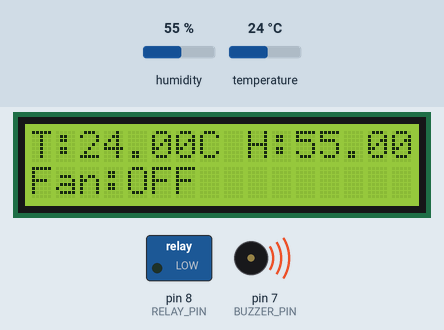
This sketch was run on a simulated Arduino Uno, built with avr-gcc and run on an emulated ATmega328P. On the bench: 16×2 character LCD, switched loads named in the sketch (green lamp = pin HIGH), buzzer (waves = sounding, pin HIGH). The inputs (shaded band) are chosen by the test bench; at power-on: humidity 55 %, temperature 24 °C. What the sketch prints to the serial monitor is not drawn.

Above: at 3.2 s.
3.3 s: humidity set to 84 %
At 4.7 s:
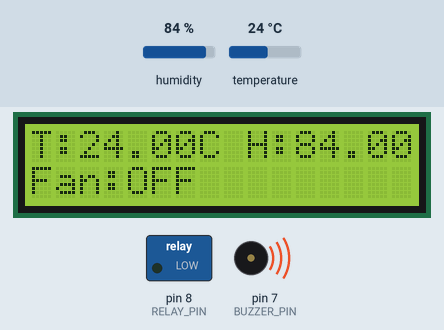
6.0 s: humidity set to 87 %
At 7.5 s:
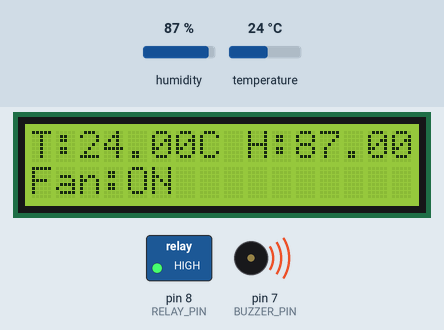
8.7 s: temperature set to 12 °C
At 10.6 s:
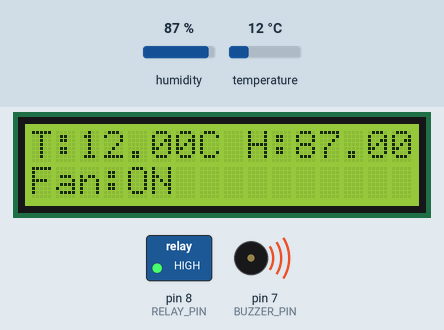
11.7 s: temperature set to 19 °C
At 13.4 s:
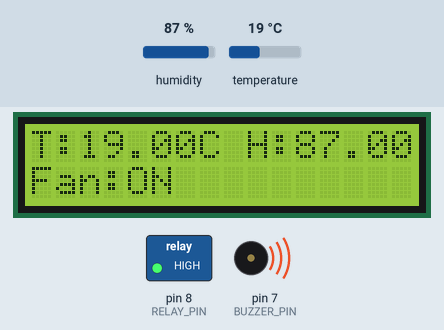
Timing chart, 0 to 14.9 s (numbered marks = the images above; inputs shaded):
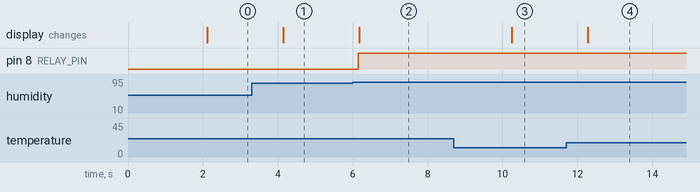

Measured:
- the behaviour switches between 85 and 86 % on humidity (found by bisection; images 1 and 2)
- after the input at 3.3 s, the display: changes after 0.85 s (image 1)
- after the input at 6.0 s, pin 8 (RELAY_PIN): LOW → HIGH after 0.15 s; the display: changes after 0.18 s (image 2)
- after the input at 8.7 s, the display: changes after 1.5 s (image 3)
- after the input at 11.7 s, the display: changes after 0.58 s (image 4)

The sketch:

ver1.ino
```cpp
#include <Wire.h>
#include <LiquidCrystal_I2C.h>
#include <DHT.h>

#define DHTPIN 2
#define DHTTYPE DHT22

#define RELAY_PIN 8
#define BUZZER_PIN 7

#define TEMP_LIMIT 28
#define HUMI_LIMIT 85

#define TEMP_ALARM 32
#define HUMI_ALARM 95

DHT dht(DHTPIN, DHTTYPE);
LiquidCrystal_I2C lcd(0x27,16,2); // địa chỉ lcd

unsigned long alarm_time_start = 0;
unsigned long buzzer_time_start = 0;

bool vuotnguong = false;
bool alarmOn = false;
bool buzzerOn = false;
bool fanOn = false;

float temp;
float humi;

bool errorSensor = false;
int errorSensorCount = 0;

void setup() {
  Serial.begin(9600);

  lcd.init();
  lcd.backlight();
  // CỘT TRƯỚC HÀNG SAU
  lcd.setCursor(0,0);
  lcd.print("SYSTEM START");

  pinMode(RELAY_PIN, OUTPUT);
  pinMode(BUZZER_PIN, OUTPUT);

  digitalWrite(RELAY_PIN, LOW);
  digitalWrite(BUZZER_PIN, HIGH);

  dht.begin();// ở trên định nghĩa DHT rồi, h begin lib sẽ tự gắn pinmode

  delay(2000);
  lcd.clear();
}

void readSensor() {
  // tạo biến mới, khi lỗi biến cũ không đổi, tránh lỗi giả
  float newTemp = dht.readTemperature();
  float newHumi = dht.readHumidity();
  // sẽ có lúc sensor đọc lỗi
  if (isnan(newTemp) || isnan(newHumi)) {
    if(errorSensorCount < 100) { // giới hạn lỡ đếm quá sẽ tràn
      errorSensorCount++;
    }

    if(errorSensorCount >= 5){
      errorSensor = true;
    }

    lcd.clear();
    lcd.setCursor(0,0);
    lcd.print("SENSOR ERROR");
    Serial.println("Sensor Error");
    return;
  }
  temp = newTemp;
  humi = newHumi;

  errorSensorCount = 0;
  errorSensor = false;
}

void controlFan() {
  if(errorSensor){
    fanOn = true;
    digitalWrite(RELAY_PIN, HIGH);
    return;
  }

  if(temp > TEMP_LIMIT || humi > HUMI_LIMIT) {
    fanOn = true;
  } else {
    fanOn = false;
  }

  if (fanOn) {
    digitalWrite(RELAY_PIN, HIGH);
  } else {
    digitalWrite(RELAY_PIN, LOW);
  }
}

void controlBuzzer() {
  //sensor lỗi thì kêu liên tục
  if(errorSensor){
    digitalWrite(BUZZER_PIN, LOW);
    return;
  }

  if (temp > TEMP_ALARM || humi > HUMI_ALARM) {
    if (!vuotnguong) {
      vuotnguong = true;
      alarm_time_start = millis();
      buzzer_time_start = millis();
    }

    if (millis() - alarm_time_start > 10000) {
      alarmOn = true;

      if (millis() - buzzer_time_start > 500) {
        buzzer_time_start = millis();
        buzzerOn = !buzzerOn;
        digitalWrite(BUZZER_PIN, !buzzerOn);
      }
    }

  }
  else {
    vuotnguong = false;
    alarmOn = false;

    digitalWrite(BUZZER_PIN, HIGH);
  }
}

void printSerial() {
  Serial.print("Temp: ");
  Serial.print(temp);
  Serial.print(" C  ");

  Serial.print("Humidity: ");
  Serial.print(humi);
  Serial.print(" %  ");

  Serial.print("Fan: ");

  if(fanOn){
    Serial.println("ON");
  } else{
    Serial.println("OFF");
  }
}

void displayLCD() {
  if(errorSensor){
    return;
  }
  lcd.clear();

  lcd.setCursor(0,0);
  lcd.print("T:");
  lcd.print(temp);
  lcd.print("C ");

  lcd.print("H:");
  lcd.print(humi);
  lcd.print("%");

  lcd.setCursor(0,1);

  if (alarmOn) {
    lcd.print("!!! ALARM !!!");
  }
  else if(fanOn) {
    lcd.print("Fan:ON ");
  }
  else{
    lcd.print("Fan:OFF");
  }
}

void loop() {
  readSensor();
  controlFan();
  controlBuzzer();
  printSerial();
  displayLCD();
  delay(2000);
}
```
